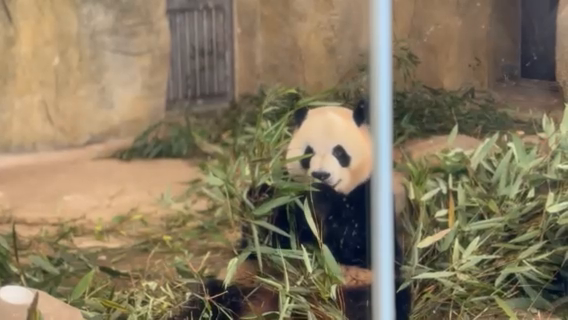
//> input picture frame 13 of CPP/panda.mp4, 568 x 320 px
$ ./test_video   (built with g++ and OpenCV 4)
//> lines starting //> are read from the running program, lines starting //| are printed output that depends on the picture; after the words box and inside, x2 and y2 are one past the last pixel; in counts of white or black regions, pixels touching at a corner belong together
### CPP/quickdemo.h
#ifndef QUICKDEMO_H_
#define QUICKDEMO_H_

#include <opencv2/opencv.hpp>
#include <opencv2/dnn.hpp>
using namespace cv;


class QuickDemo{
    public:
        void colorSpace_Demo(Mat &image);
        void mat_creation_demo();
        void pixel_visit_demo(Mat &image);
        void tracking_bar_demo(Mat &image);
        void color_style_demo(Mat &image);
        void bitwise_demo(Mat &image);
        void channels_demo(Mat &image);
        void inrange_demo(Mat &image);
        void pixel_statistic_demo(Mat &image);
        void drawing_demo(Mat &image);
        void random_drawing();
        void polyline_drawing_demo();
        void mouse_drawing_demo(Mat &image);
        void norm_demo(Mat &image);
        void resize_demo(Mat &image);
        void flip_demo(Mat &image);
        void rotate_demo(Mat &image);
        void video_demo(Mat &image);
        void histogram_demo(Mat &image);
		void histogram_2d_demo(Mat &image);
		void histogram_eq_demo(Mat &image);
		void blur_demo(Mat &image);
		void gaussian_blur_demo(Mat &image);
		void bifilter_demo(Mat &image);
		void face_detection_demo();

        void image_binaryzation(Mat &src);
        void image_binaryzation2(Mat &src);
        void image_connect_detect(Mat &src);
        void ccl_stats_demo(Mat &image);
        void Profile_demo(Mat &image);
        void nebula_demo(Mat &image);
        void histogram_demo2(Mat &image1, Mat &image2);
        void ORBBFMatcher(const cv::Mat& img1, const cv::Mat& img2,
                      std::vector<cv::KeyPoint>& kp1, std::vector<cv::KeyPoint>& kp2,
                      cv::Mat& des1, cv::Mat& des2,
                      std::vector<cv::DMatch>& goodMatches);


};

#endif

### CPP/test_video.cpp
#include <opencv2/opencv.hpp>
#include <iostream>
#include "quickdemo.h"

using namespace cv;
using namespace std;


int main()
{
    VideoCapture capture("F:/Test/CPP/panda.mp4");
    if(!capture.isOpened())
    {
        printf("could not open the camera...\n");
        return -1;
    }
    namedWindow("frame", WINDOW_AUTOSIZE);

    // [9 lines of commented-out code are left out]
    Mat frame, hsv, mask, result;
    while(true)
    {
        bool ret = capture.read(frame);
//> frame is the input picture: 320 rows x 568 cols, CV_8UC3; mean B, G, R 94.8, 120.5, 134
        if(!ret) break;
        imshow("frame", frame);
        cvtColor(frame, hsv, COLOR_RGB2HLS);
//> hsv: 320 rows x 568 cols, CV_8UC3; mean of channels 0, 1, 2 94.6, 114.8, 64.8
        imshow("hsv", hsv);
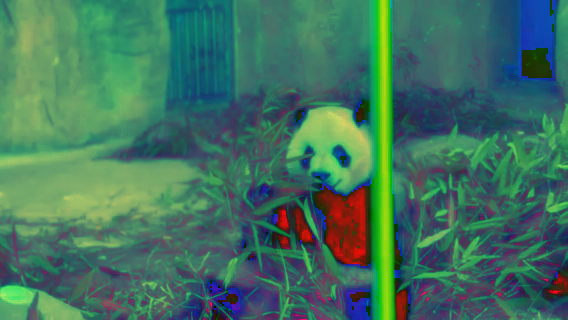
//> window 'hsv': 320 rows x 568 cols, CV_8UC3; mean B, G, R 94.6, 114.8, 64.8
        inRange(hsv, Scalar(35, 43, 46), Scalar(77, 255, 255), mask);
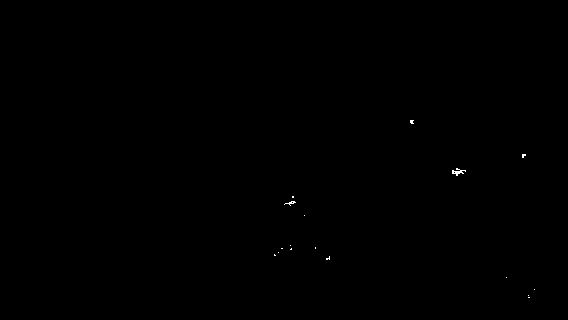
//> mask: 320 rows x 568 cols, CV_8UC1; 0.07% white in thin lines or dots, all inside (x1, y1, x2, y2) = (274, 120, 535, 298)
        imshow("mask", mask);


        char c = waitKey(50);
//> the Esc key is pressed
        if(c == 27){
            break;
        }
    }
}

//& "C:/Program Files/mingw64/bin/g++.exe" -g test_video.cpp -o test_video.exe -I F:/opencv/opencv/build/x64/install/include -L F:/opencv/opencv/build/x64/install/x64/mingw/lib -lopencv_world4120 -std=c++17 -Wall -Wno-overloaded-virtual

$ run again, starting later in the video
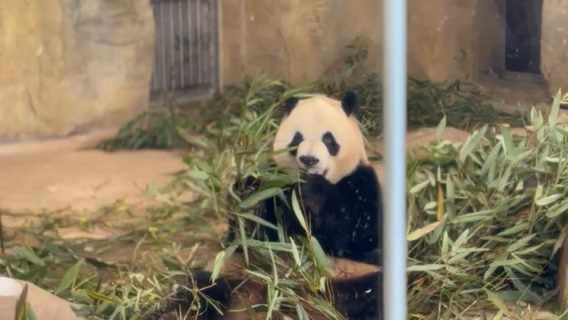
//> input picture frame 59 of CPP/panda.mp4, 568 x 320 px
//> frame is the input picture: 320 rows x 568 cols, CV_8UC3; mean B, G, R 94.3, 119.2, 132.2
//> hsv: 320 rows x 568 cols, CV_8UC3; mean of channels 0, 1, 2 92.9, 113.7, 65.6
//> `imshow("hsv", hsv);`:
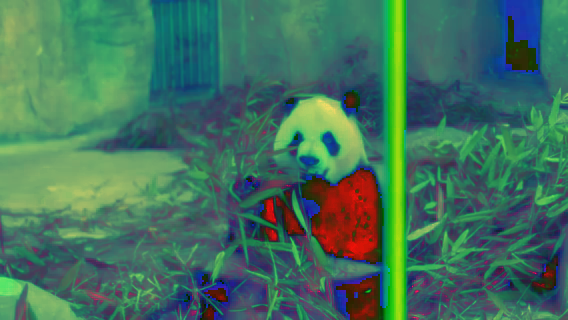
//> window 'hsv': 320 rows x 568 cols, CV_8UC3; mean B, G, R 92.9, 113.7, 65.6
//> mask: 320 rows x 568 cols, CV_8UC1; 0.07% white in thin lines or dots, all inside (x1, y1, x2, y2) = (153, 138, 540, 308)

$ run again, starting later in the video
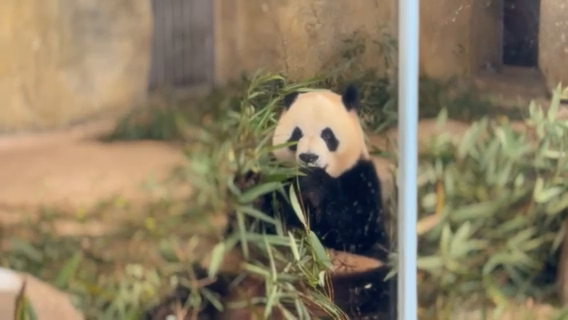
//> input picture frame 106 of CPP/panda.mp4, 568 x 320 px
//> frame is the input picture: 320 rows x 568 cols, CV_8UC3; mean B, G, R 96.3, 122.2, 135.3
//> hsv: 320 rows x 568 cols, CV_8UC3; mean of channels 0, 1, 2 93.5, 116.2, 64.6
//> `imshow("hsv", hsv);`:
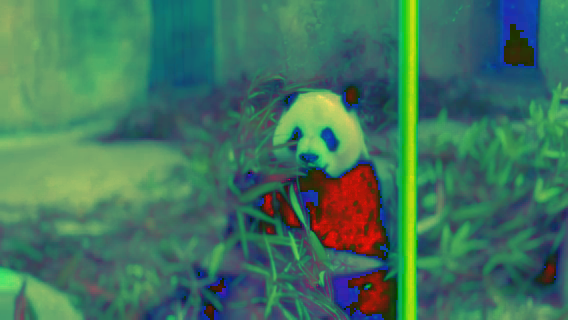
//> window 'hsv': 320 rows x 568 cols, CV_8UC3; mean B, G, R 93.5, 116.2, 64.6
//> mask: 320 rows x 568 cols, CV_8UC1; 0.05% white in thin lines or dots, all inside (x1, y1, x2, y2) = (244, 158, 448, 250)
